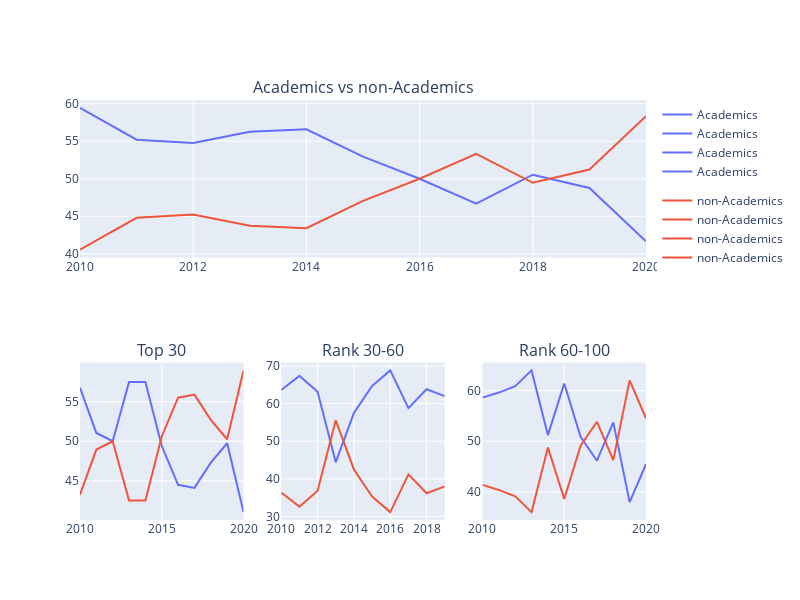

This figure's notebook cell:
### Markdown cell above
Overall the non-academics fraction is surpassing the academics fraction. In top 30 and 60-100 schools, the fraction is roughly 60 percent in recent years.

### Code cell
fig = make_subplots(
    rows = 2, cols = 3,
    specs=[[{"colspan": 3}, None, None],
           [{}, {}, {}]],
    subplot_titles=("Academics vs non-Academics","Top 30", 
                    "Rank 30-60", "Rank 60-100"))

trace1 = px.line(group_by_year_acad, x = "Year", y = "fraction", color = 'Academia')['data'][0:2]
fig.add_trace(trace1[0], 1, 1).add_trace(trace1[1], 1, 1)
trace1 = px.line(rank_acad_30, x = "Year", y = "fraction", color = 'Academia')['data'][0:2]
fig.add_trace(trace1[0], 2, 1).add_trace(trace1[1], 2, 1)
trace1 = px.line(rank_acad_60, x = "Year", y = "fraction", color = 'Academia')['data'][0:2]
fig.add_trace(trace1[0], 2, 2).add_trace(trace1[1], 2, 2)
trace1 = px.line(rank_acad_100, x = "Year", y = "fraction", color = 'Academia')['data'][0:2]
fig.add_trace(trace1[0], 2, 3).add_trace(trace1[1], 2, 3)

fig.update_layout(
    autosize = False,
    width = 800,
    height = 600)
fig.show()

### Figure 1 — Plotly figure (JSON) as saved in the notebook; plotly's stock layout.template omitted (floating-point values rounded to 4 significant figures)
{"data": [{"hovertemplate": "Academia=Academics<br>Year=%{x}<br>fraction=%{y}<extra></extra>", "legendgroup": "Academics", "line": {"color": "#636efa", "dash": "solid"}, "mode": "lines", "name": "Academics", "showlegend": true, "type": "scatter", "x": [2010, 2011, 2012, 2013, 2014, 2015, 2016, 2017, 2018, 2019, 2020], "xaxis": "x", "y": [59.45, 55.21, 54.75, 56.25, 56.6, 52.94, 50, 46.69, 50.54, 48.77, 41.67], "yaxis": "y"}, {"hovertemplate": "Academia=non-Academics<br>Year=%{x}<br>fraction=%{y}<extra></extra>", "legendgroup": "non-Academics", "line": {"color": "#EF553B", "dash": "solid"}, "mode": "lines", "name": "non-Academics", "showlegend": true, "type": "scatter", "x": [2010, 2011, 2012, 2013, 2014, 2015, 2016, 2017, 2018, 2019, 2020], "xaxis": "x", "y": [40.55, 44.79, 45.25, 43.75, 43.4, 47.06, 50, 53.31, 49.46, 51.23, 58.33], "yaxis": "y"}, {"hovertemplate": "Academia=Academics<br>Year=%{x}<br>fraction=%{y}<extra></extra>", "legendgroup": "Academics", "line": {"color": "#636efa", "dash": "solid"}, "mode": "lines", "name": "Academics", "showlegend": true, "type": "scatter", "x": [2010, 2011, 2012, 2013, 2014, 2015, 2016, 2017, 2018, 2019, 2020], "xaxis": "x2", "y": [56.76, 51.05, 50, 57.5, 57.49, 49.4, 44.5, 44.1, 47.29, 49.75, 41.04], "yaxis": "y2"}, {"hovertemplate": "Academia=non-Academics<br>Year=%{x}<br>fraction=%{y}<extra></extra>", "legendgroup": "non-Academics", "line": {"color": "#EF553B", "dash": "solid"}, "mode": "lines", "name": "non-Academics", "showlegend": true, "type": "scatter", "x": [2010, 2011, 2012, 2013, 2014, 2015, 2016, 2017, 2018, 2019, 2020], "xaxis": "x2", "y": [43.24, 48.95, 50, 42.5, 42.51, 50.6, 55.5, 55.9, 52.71, 50.25, 58.96], "yaxis": "y2"}, {"hovertemplate": "Academia=Academics<br>Year=%{x}<br>fraction=%{y}<extra></extra>", "legendgroup": "Academics", "line": {"color": "#636efa", "dash": "solid"}, "mode": "lines", "name": "Academics", "showlegend": true, "type": "scatter", "x": [2010, 2011, 2012, 2013, 2014, 2015, 2016, 2017, 2018, 2019], "xaxis": "x3", "y": [63.64, 67.39, 63.16, 44.44, 57.5, 64.71, 68.85, 58.82, 63.83, 62], "yaxis": "y3"}, {"hovertemplate": "Academia=non-Academics<br>Year=%{x}<br>fraction=%{y}<extra></extra>", "legendgroup": "non-Academics", "line": {"color": "#EF553B", "dash": "solid"}, "mode": "lines", "name": "non-Academics", "showlegend": true, "type": "scatter", "x": [2010, 2011, 2012, 2013, 2014, 2015, 2016, 2017, 2018, 2019], "xaxis": "x3", "y": [36.36, 32.61, 36.84, 55.56, 42.5, 35.29, 31.15, 41.18, 36.17, 38], "yaxis": "y3"}, {"hovertemplate": "Academia=Academics<br>Year=%{x}<br>fraction=%{y}<extra></extra>", "legendgroup": "Academics", "line": {"color": "#636efa", "dash": "solid"}, "mode": "lines", "name": "Academics", "showlegend": true, "type": "scatter", "x": [2010, 2011, 2012, 2013, 2014, 2015, 2016, 2017, 2018, 2019, 2020], "xaxis": "x4", "y": [58.62, 59.62, 60.87, 64, 51.22, 61.4, 50.88, 46.15, 53.73, 37.97, 45.45], "yaxis": "y4"}, {"hovertemplate": "Academia=non-Academics<br>Year=%{x}<br>fraction=%{y}<extra></extra>", "legendgroup": "non-Academics", "line": {"color": "#EF553B", "dash": "solid"}, "mode": "lines", "name": "non-Academics", "showlegend": true, "type": "scatter", "x": [2010, 2011, 2012, 2013, 2014, 2015, 2016, 2017, 2018, 2019, 2020], "xaxis": "x4", "y": [41.38, 40.38, 39.13, 36, 48.78, 38.6, 49.12, 53.85, 46.27, 62.03, 54.55], "yaxis": "y4"}], "layout": {"annotations": [{"font": {"size": 16}, "showarrow": false, "text": "Academics vs non-Academics", "x": 0.5, "xanchor": "center", "xref": "paper", "y": 1, "yanchor": "bottom", "yref": "paper"}, {"font": {"size": 16}, "showarrow": false, "text": "Top 30", "x": 0.1444, "xanchor": "center", "xref": "paper", "y": 0.375, "yanchor": "bottom", "yref": "paper"}, {"font": {"size": 16}, "showarrow": false, "text": "Rank 30-60", "x": 0.5, "xanchor": "center", "xref": "paper", "y": 0.375, "yanchor": "bottom", "yref": "paper"}, {"font": {"size": 16}, "showarrow": false, "text": "Rank 60-100", "x": 0.8556, "xanchor": "center", "xref": "paper", "y": 0.375, "yanchor": "bottom", "yref": "paper"}], "autosize": false, "height": 600, "width": 800, "xaxis": {"anchor": "y", "domain": [0, 1]}, "xaxis2": {"anchor": "y2", "domain": [0, 0.2889]}, "xaxis3": {"anchor": "y3", "domain": [0.3556, 0.6444]}, "xaxis4": {"anchor": "y4", "domain": [0.7111, 1]}, "yaxis": {"anchor": "x", "domain": [0.625, 1]}, "yaxis2": {"anchor": "x2", "domain": [0, 0.375]}, "yaxis3": {"anchor": "x3", "domain": [0, 0.375]}, "yaxis4": {"anchor": "x4", "domain": [0, 0.375]}}}
